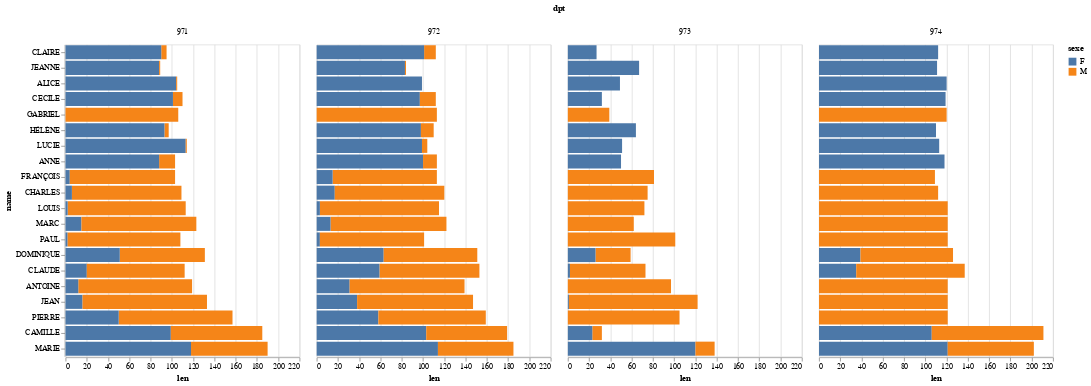

Write notebook code for a chart like this one.
### Code cell
alt.Chart(dom_tom).mark_bar().encode(
    alt.Y("name:N", sort="x"),
    alt.X("len:Q"),
    alt.Color("sexe:N"),
    alt.Column("dpt")
)

### Figure 1 — Vega-Lite specification as saved in the notebook (floating-point values rounded to 4 significant figures)
{"config": {"view": {"continuousWidth": 300, "continuousHeight": 300}}, "data": {"name": "data-77657fb5418853932c9affc902964df4"}, "mark": {"type": "bar"}, "encoding": {"color": {"field": "sexe", "type": "nominal"}, "column": {"field": "dpt", "type": "quantitative"}, "x": {"field": "len", "type": "quantitative"}, "y": {"field": "name", "sort": "x", "type": "nominal"}}, "$schema": "https://vega.github.io/schema/vega-lite/v5.20.1.json", "datasets": {"data-77657fb5418853932c9affc902964df4": [{"name": "CLAUDE", "dpt": 974, "sexe": "F", "len": 35}, {"name": "CAMILLE", "dpt": 971, "sexe": "F", "len": 99}, {"name": "ANNE", "dpt": 973, "sexe": "F", "len": 50}, {"name": "CHARLES", "dpt": 971, "sexe": "M", "len": 103}, {"name": "CAMILLE", "dpt": 974, "sexe": "F", "len": 106}, {"name": "CAMILLE", "dpt": 971, "sexe": "M", "len": 86}, {"name": "CAMILLE", "dpt": 974, "sexe": "M", "len": 105}, {"name": "PAUL", "dpt": 972, "sexe": "F", "len": 3}, {"name": "DOMINIQUE", "dpt": 973, "sexe": "M", "len": 33}, {"name": "LOUIS", "dpt": 974, "sexe": "M", "len": 121}, {"name": "JEANNE", "dpt": 974, "sexe": "F", "len": 111}, {"name": "CLAIRE", "dpt": 974, "sexe": "F", "len": 112}, {"name": "HÉLÈNE", "dpt": 974, "sexe": "F", "len": 110}, {"name": "PIERRE", "dpt": 974, "sexe": "M", "len": 121}, {"name": "LOUIS", "dpt": 971, "sexe": "M", "len": 111}, {"name": "CAMILLE", "dpt": 972, "sexe": "F", "len": 103}, {"name": "ALICE", "dpt": 973, "sexe": "F", "len": 49}, {"name": "ANNE", "dpt": 972, "sexe": "F", "len": 100}, {"name": "CÉCILE", "dpt": 972, "sexe": "F", "len": 97}, {"name": "LUCIE", "dpt": 972, "sexe": "F", "len": 99}, {"name": "MARIE", "dpt": 974, "sexe": "F", "len": 121}, {"name": "JEAN", "dpt": 971, "sexe": "F", "len": 16}, {"name": "GABRIEL", "dpt": 971, "sexe": "M", "len": 106}, {"name": "ANNE", "dpt": 974, "sexe": "F", "len": 118}, {"name": "PAUL", "dpt": 971, "sexe": "F", "len": 2}, {"name": "JEAN", "dpt": 972, "sexe": "F", "len": 38}, {"name": "ANNE", "dpt": 972, "sexe": "M", "len": 13}, {"name": "LOUIS", "dpt": 972, "sexe": "M", "len": 112}, {"name": "CLAUDE", "dpt": 972, "sexe": "M", "len": 94}, {"name": "ANTOINE", "dpt": 972, "sexe": "F", "len": 31}, {"name": "JEANNE", "dpt": 971, "sexe": "F", "len": 88}, {"name": "MARIE", "dpt": 974, "sexe": "M", "len": 81}, {"name": "MARIE", "dpt": 973, "sexe": "F", "len": 120}, {"name": "FRANÇOIS", "dpt": 971, "sexe": "F", "len": 4}, {"name": "CLAIRE", "dpt": 971, "sexe": "M", "len": 5}, {"name": "CLAUDE", "dpt": 971, "sexe": "F", "len": 20}, {"name": "DOMINIQUE", "dpt": 971, "sexe": "M", "len": 80}, {"name": "LOUIS", "dpt": 971, "sexe": "F", "len": 2}, {"name": "LUCIE", "dpt": 972, "sexe": "M", "len": 5}, {"name": "ANTOINE", "dpt": 972, "sexe": "M", "len": 108}, {"name": "PIERRE", "dpt": 972, "sexe": "F", "len": 58}, {"name": "CLAUDE", "dpt": 973, "sexe": "F", "len": 2}, {"name": "ALICE", "dpt": 974, "sexe": "F", "len": 120}, {"name": "CLAUDE", "dpt": 973, "sexe": "M", "len": 71}, {"name": "CHARLES", "dpt": 971, "sexe": "F", "len": 6}, {"name": "JEAN", "dpt": 973, "sexe": "F", "len": 1}, {"name": "CAMILLE", "dpt": 973, "sexe": "M", "len": 9}, {"name": "MARC", "dpt": 972, "sexe": "M", "len": 109}, {"name": "GABRIEL", "dpt": 972, "sexe": "M", "len": 113}, {"name": "MARIE", "dpt": 971, "sexe": "M", "len": 72}, {"name": "CÉCILE", "dpt": 974, "sexe": "F", "len": 119}, {"name": "JEAN", "dpt": 973, "sexe": "M", "len": 121}, {"name": "ANTOINE", "dpt": 973, "sexe": "M", "len": 97}, {"name": "CHARLES", "dpt": 974, "sexe": "M", "len": 112}, {"name": "ANTOINE", "dpt": 971, "sexe": "M", "len": 107}, {"name": "CLAUDE", "dpt": 974, "sexe": "M", "len": 102}, {"name": "ANTOINE", "dpt": 971, "sexe": "F", "len": 12}, {"name": "HÉLÈNE", "dpt": 971, "sexe": "M", "len": 4}, {"name": "MARC", "dpt": 973, "sexe": "M", "len": 62}, {"name": "ALICE", "dpt": 972, "sexe": "F", "len": 99}, {"name": "CÉCILE", "dpt": 973, "sexe": "F", "len": 32}, {"name": "FRANÇOIS", "dpt": 974, "sexe": "M", "len": 109}, {"name": "JEAN", "dpt": 974, "sexe": "M", "len": 121}, {"name": "CÉCILE", "dpt": 972, "sexe": "M", "len": 15}, {"name": "PIERRE", "dpt": 973, "sexe": "M", "len": 105}, {"name": "CLAIRE", "dpt": 971, "sexe": "F", "len": 90}, {"name": "FRANÇOIS", "dpt": 973, "sexe": "M", "len": 81}, {"name": "LUCIE", "dpt": 971, "sexe": "F", "len": 113}, {"name": "JEAN", "dpt": 971, "sexe": "M", "len": 117}, {"name": "JEANNE", "dpt": 971, "sexe": "M", "len": 1}, {"name": "JEANNE", "dpt": 972, "sexe": "F", "len": 83}, {"name": "CHARLES", "dpt": 973, "sexe": "M", "len": 75}, {"name": "LOUIS", "dpt": 972, "sexe": "F", "len": 3}, {"name": "PIERRE", "dpt": 972, "sexe": "M", "len": 101}, {"name": "FRANÇOIS", "dpt": 972, "sexe": "M", "len": 98}, {"name": "LUCIE", "dpt": 974, "sexe": "F", "len": 113}, {"name": "MARC", "dpt": 971, "sexe": "F", "len": 15}, {"name": "MARIE", "dpt": 972, "sexe": "F", "len": 114}, {"name": "GABRIEL", "dpt": 973, "sexe": "M", "len": 39}, {"name": "MARC", "dpt": 972, "sexe": "F", "len": 13}, {"name": "PIERRE", "dpt": 971, "sexe": "M", "len": 107}, {"name": "MARC", "dpt": 974, "sexe": "M", "len": 121}, {"name": "ALICE", "dpt": 971, "sexe": "F", "len": 104}, {"name": "DOMINIQUE", "dpt": 971, "sexe": "F", "len": 51}, {"name": "PAUL", "dpt": 971, "sexe": "M", "len": 106}, {"name": "DOMINIQUE", "dpt": 974, "sexe": "F", "len": 39}, {"name": "CLAIRE", "dpt": 973, "sexe": "F", "len": 27}, {"name": "JEANNE", "dpt": 972, "sexe": "M", "len": 1}, {"name": "MARIE", "dpt": 973, "sexe": "M", "len": 18}, {"name": "LUCIE", "dpt": 973, "sexe": "F", "len": 51}, {"name": "JEANNE", "dpt": 973, "sexe": "F", "len": 67}, {"name": "GABRIEL", "dpt": 974, "sexe": "M", "len": 120}, {"name": "PAUL", "dpt": 973, "sexe": "M", "len": 101}, {"name": "PIERRE", "dpt": 971, "sexe": "F", "len": 50}, {"name": "CÉCILE", "dpt": 971, "sexe": "M", "len": 9}, {"name": "HÉLÈNE", "dpt": 971, "sexe": "F", "len": 93}, {"name": "CAMILLE", "dpt": 973, "sexe": "F", "len": 23}, {"name": "CHARLES", "dpt": 972, "sexe": "F", "len": 17}, {"name": "ANTOINE", "dpt": 974, "sexe": "M", "len": 121}, {"name": "MARC", "dpt": 971, "sexe": "M", "len": 108}, {"name": "FRANÇOIS", "dpt": 972, "sexe": "F", "len": 15}, {"name": "ANNE", "dpt": 971, "sexe": "M", "len": 15}, {"name": "ANNE", "dpt": 971, "sexe": "F", "len": 88}, {"name": "HÉLÈNE", "dpt": 972, "sexe": "F", "len": 98}, {"name": "HÉLÈNE", "dpt": 973, "sexe": "F", "len": 64}, {"name": "CHARLES", "dpt": 972, "sexe": "M", "len": 103}, {"name": "DOMINIQUE", "dpt": 972, "sexe": "F", "len": 63}, {"name": "CLAUDE", "dpt": 971, "sexe": "M", "len": 92}, {"name": "HÉLÈNE", "dpt": 972, "sexe": "M", "len": 12}, {"name": "CÉCILE", "dpt": 971, "sexe": "F", "len": 101}, {"name": "PAUL", "dpt": 974, "sexe": "M", "len": 121}, {"name": "DOMINIQUE", "dpt": 973, "sexe": "F", "len": 26}, {"name": "LUCIE", "dpt": 971, "sexe": "M", "len": 1}, {"name": "PAUL", "dpt": 972, "sexe": "M", "len": 98}, {"name": "CLAUDE", "dpt": 972, "sexe": "F", "len": 59}, {"name": "DOMINIQUE", "dpt": 972, "sexe": "M", "len": 88}, {"name": "LOUIS", "dpt": 973, "sexe": "M", "len": 72}, {"name": "CLAIRE", "dpt": 972, "sexe": "M", "len": 11}, {"name": "DOMINIQUE", "dpt": 974, "sexe": "M", "len": 87}, {"name": "MARIE", "dpt": 971, "sexe": "F", "len": 118}, {"name": "JEAN", "dpt": 972, "sexe": "M", "len": 109}, {"name": "ALICE", "dpt": 971, "sexe": "M", "len": 1}, {"name": "CLAIRE", "dpt": 972, "sexe": "F", "len": 101}, {"name": "FRANÇOIS", "dpt": 971, "sexe": "M", "len": 99}, {"name": "CAMILLE", "dpt": 972, "sexe": "M", "len": 76}, {"name": "MARIE", "dpt": 972, "sexe": "M", "len": 71}]}}
